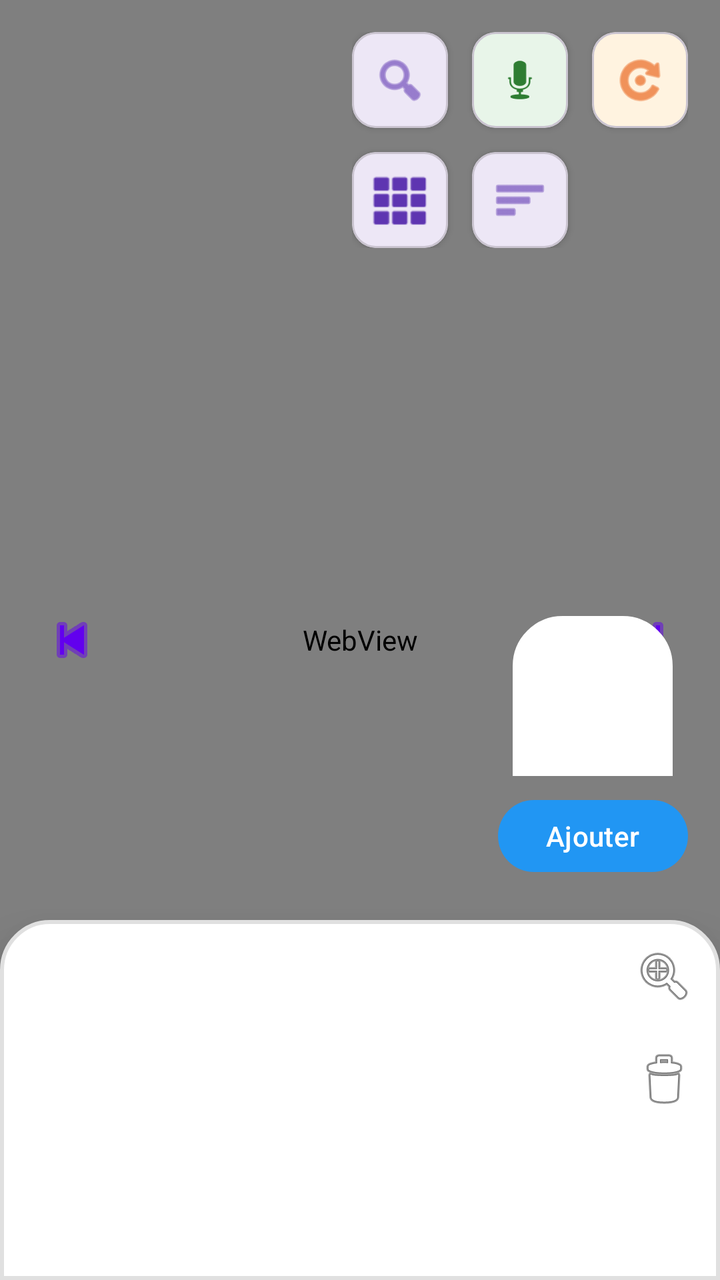
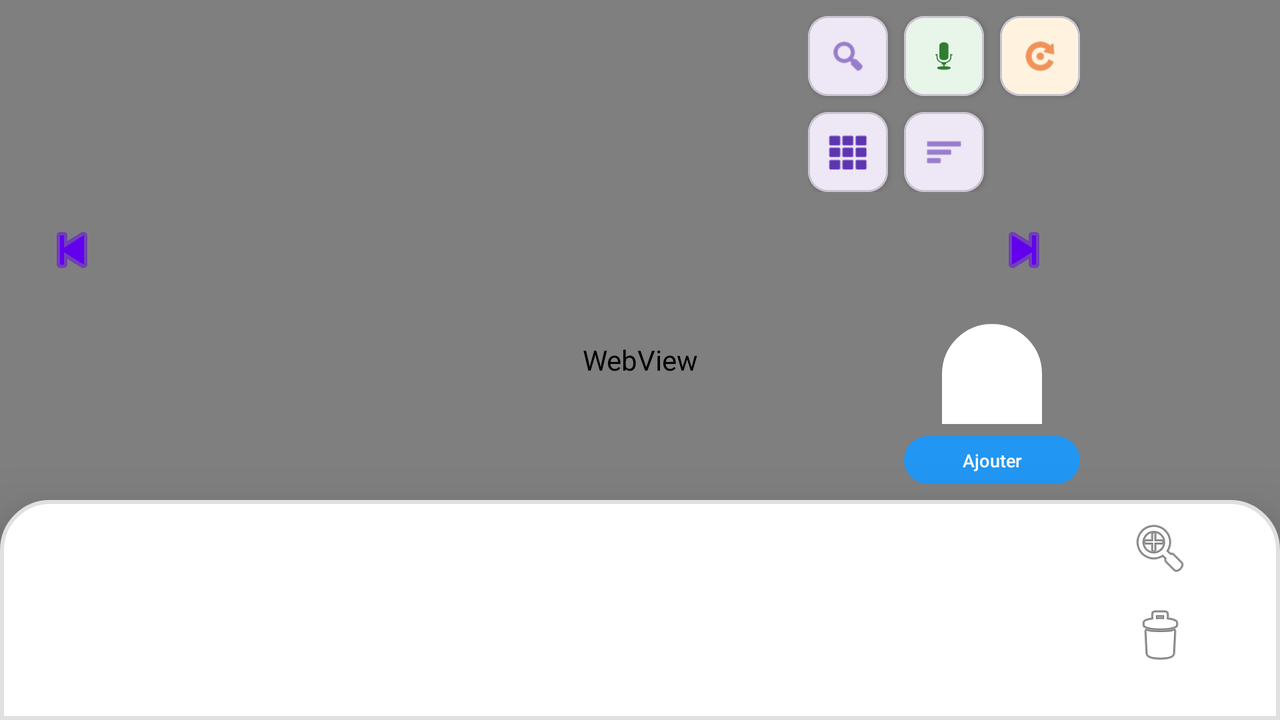

An Android layout and its configuration variant, each rendered on a device that would load it. The default file and the variant file are quoted in full after the pictures.
<!-- AndroidManifest.xml: application theme Theme.PictotreeApp -->
<!-- res/layout/dialog_tree_global_map.xml -->
<?xml version="1.0" encoding="utf-8"?>
<androidx.constraintlayout.widget.ConstraintLayout xmlns:android="http://schemas.android.com/apk/res/android"
    xmlns:app="http://schemas.android.com/apk/res-auto"
    xmlns:tools="http://schemas.android.com/tools"
    android:layout_width="match_parent"
    android:layout_height="match_parent"
    android:background="#FAFAFA">

    
    <WebView
        android:id="@+id/web_view_map"
        android:layout_width="match_parent"
        android:layout_height="match_parent" />

    
    <androidx.constraintlayout.widget.ConstraintLayout
        android:id="@+id/container_actions"
        android:layout_width="wrap_content"
        android:layout_height="wrap_content"
        android:layout_marginTop="16dp"
        android:layout_marginEnd="16dp"
        android:elevation="10dp"
        app:layout_constraintEnd_toEndOf="parent"
        app:layout_constraintTop_toTopOf="parent">

        <com.google.android.material.card.MaterialCardView android:id="@+id/card_search" android:layout_width="48dp" android:layout_height="48dp" app:cardCornerRadius="12dp" app:cardBackgroundColor="#EDE7F6" app:cardElevation="2dp"><ImageView android:layout_width="match_parent" android:layout_height="match_parent" android:padding="10dp" android:src="@android:drawable/ic_menu_search" app:tint="#5E35B1" /></com.google.android.material.card.MaterialCardView>
        <com.google.android.material.card.MaterialCardView android:id="@+id/card_speak" android:layout_width="48dp" android:layout_height="48dp" app:cardCornerRadius="12dp" app:cardBackgroundColor="#E8F5E9" app:cardElevation="2dp"><ImageView android:id="@+id/iv_speak_icon" android:layout_width="match_parent" android:layout_height="match_parent" android:padding="10dp" android:src="@android:drawable/ic_btn_speak_now" app:tint="#2E7D32" /></com.google.android.material.card.MaterialCardView>
        <com.google.android.material.card.MaterialCardView android:id="@+id/card_rotate" android:layout_width="48dp" android:layout_height="48dp" app:cardCornerRadius="12dp" app:cardBackgroundColor="#FFF3E0" app:cardElevation="2dp"><ImageView android:layout_width="match_parent" android:layout_height="match_parent" android:padding="10dp" android:src="@android:drawable/ic_menu_rotate" app:tint="#E65100" /></com.google.android.material.card.MaterialCardView>
        
        <com.google.android.material.card.MaterialCardView android:id="@+id/card_back_to_trees" android:layout_width="48dp" android:layout_height="48dp" app:cardCornerRadius="12dp" app:cardBackgroundColor="#EDE7F6" app:cardElevation="2dp"><ImageView android:layout_width="match_parent" android:layout_height="match_parent" android:padding="10dp" android:src="@android:drawable/ic_dialog_dialer" app:tint="#5E35B1" /></com.google.android.material.card.MaterialCardView>
        <com.google.android.material.card.MaterialCardView android:id="@+id/btn_back_to_nav" android:layout_width="48dp" android:layout_height="48dp" app:cardCornerRadius="12dp" app:cardBackgroundColor="#EDE7F6" app:cardElevation="2dp"><ImageView android:id="@+id/iv_eye_nav" android:layout_width="match_parent" android:layout_height="match_parent" android:padding="10dp" android:src="@android:drawable/ic_menu_sort_by_size" app:tint="#5E35B1" /></com.google.android.material.card.MaterialCardView>

        <androidx.constraintlayout.helper.widget.Flow
            android:id="@+id/flow_treant_land"
            android:layout_width="wrap_content"
            android:layout_height="wrap_content"
            app:flow_wrapMode="aligned"
            app:flow_maxElementsWrap="3"
            app:flow_horizontalGap="12dp"
            app:flow_verticalGap="12dp"
            app:constraint_referenced_ids="card_search,card_speak,card_rotate,card_back_to_trees,btn_back_to_nav"
            app:layout_constraintTop_toTopOf="parent"
            app:layout_constraintEnd_toEndOf="parent" />
    </androidx.constraintlayout.widget.ConstraintLayout>

    
    <LinearLayout
        android:id="@+id/panel_selection_preview"
        android:layout_width="wrap_content"
        android:layout_height="wrap_content"
        android:orientation="vertical"
        android:gravity="center"
        android:layout_marginEnd="16dp" 
        android:layout_marginBottom="200dp"
        android:elevation="12dp"
        app:layout_constraintBottom_toBottomOf="parent"
        app:layout_constraintEnd_toEndOf="parent">
        <ImageView android:id="@+id/iv_selection_preview" android:layout_width="80dp" android:layout_height="80dp" android:background="@drawable/rounded_bottom_sheet" android:backgroundTint="#FFFFFF" android:padding="4dp" android:scaleType="centerInside" android:visibility="gone" tools:visibility="visible" tools:src="@drawable/ic_launcher_foreground" />
        <com.google.android.material.button.MaterialButton android:id="@+id/btn_add_to_basket" android:layout_width="wrap_content" android:layout_height="44dp" android:layout_marginTop="8dp" android:text="Ajouter" android:textAllCaps="false" app:cornerRadius="22dp" />
    </LinearLayout>

    
    <ImageButton android:id="@+id/btn_prev_tree" android:layout_width="56dp" android:layout_height="56dp" android:layout_marginStart="8dp" android:background="?android:attr/selectableItemBackgroundBorderless" android:src="@android:drawable/ic_media_previous" app:tint="#6200EE" android:elevation="4dp" app:layout_constraintBottom_toBottomOf="parent" app:layout_constraintStart_toStartOf="parent" app:layout_constraintTop_toTopOf="parent" />
    <ImageButton android:id="@+id/btn_next_tree" android:layout_width="56dp" android:layout_height="56dp" android:layout_marginEnd="8dp" android:background="?android:attr/selectableItemBackgroundBorderless" android:src="@android:drawable/ic_media_next" app:tint="#6200EE" android:elevation="4dp" app:layout_constraintBottom_toBottomOf="parent" app:layout_constraintEnd_toEndOf="parent" app:layout_constraintTop_toTopOf="parent" />

    <androidx.constraintlayout.widget.ConstraintLayout
        android:id="@+id/panel_phrase"
        android:layout_width="match_parent"
        android:layout_height="180dp"
        android:background="@drawable/rounded_bottom_sheet"
        android:elevation="16dp"
        app:layout_constraintBottom_toBottomOf="parent">
        
        
        <androidx.recyclerview.widget.RecyclerView 
            android:id="@+id/rv_phrase" 
            android:layout_width="0dp" 
            android:layout_height="0dp" 
            android:layout_marginTop="8dp" 
            android:layout_marginBottom="8dp" 
            android:clipToPadding="false" 
            android:paddingHorizontal="16dp" 
            android:orientation="horizontal" 
            app:layout_constraintTop_toTopOf="parent" 
            app:layout_constraintBottom_toBottomOf="parent" 
            app:layout_constraintStart_toStartOf="parent" 
            app:layout_constraintEnd_toEndOf="parent" 
            tools:listitem="@layout/item_phrase_picto" />

        
        <ImageButton 
            android:id="@+id/btn_fullscreen_phrase" 
            android:layout_width="48dp" 
            android:layout_height="48dp" 
            android:layout_margin="4dp" 
            android:padding="8dp" 
            android:background="?attr/selectableItemBackgroundBorderless" 
            android:src="@android:drawable/ic_menu_zoom" 
            android:elevation="25dp" 
            app:layout_constraintTop_toTopOf="parent" 
            app:layout_constraintEnd_toEndOf="parent" />

        <ImageButton 
            android:id="@+id/btn_clear_phrase" 
            android:layout_width="48dp" 
            android:layout_height="48dp" 
            android:layout_margin="4dp" 
            android:background="?attr/selectableItemBackgroundBorderless" 
            android:src="@android:drawable/ic_menu_delete" 
            android:elevation="25dp" 
            app:layout_constraintTop_toBottomOf="@id/btn_fullscreen_phrase" 
            app:layout_constraintEnd_toEndOf="parent" />

    </androidx.constraintlayout.widget.ConstraintLayout>

</androidx.constraintlayout.widget.ConstraintLayout>
<!-- resources referenced by this layout -->
<resources>
  <!-- drawable rounded_bottom_sheet (drawable) -->
  <?xml version="1.0" encoding="utf-8"?>
  <shape xmlns:android="http://schemas.android.com/apk/res/android"
      android:shape="rectangle">
      <solid android:color="#FFFFFF" />
      <corners
          android:topLeftRadius="24dp"
          android:topRightRadius="24dp" />
      <stroke
          android:width="2dp"
          android:color="#E0E0E0" />
  </shape>
  <style name="Theme.PictotreeApp" parent="Base.Theme.PictotreeApp" />
  <style name="Base.Theme.PictotreeApp" parent="Theme.Material3.Light.NoActionBar">
          
          <item name="colorPrimary">@color/primary_color</item>
          <item name="colorOnPrimary">@color/white</item>
          <item name="colorPrimaryContainer">@color/primary_color</item>
          <item name="colorOnPrimaryContainer">@color/white</item>
      </style>
  <color name="primary_color">#2196F3</color>
  <color name="white">#FFFFFFFF</color>
</resources>
<!-- res/layout-land/dialog_tree_global_map.xml (the repository's variant of the layout above) -->
<!-- drawn on the phone turned sideways -->
<?xml version="1.0" encoding="utf-8"?>
<androidx.constraintlayout.widget.ConstraintLayout xmlns:android="http://schemas.android.com/apk/res/android"
    xmlns:app="http://schemas.android.com/apk/res-auto"
    xmlns:tools="http://schemas.android.com/tools"
    android:layout_width="match_parent"
    android:layout_height="match_parent"
    android:background="#FAFAFA">

    
    <WebView
        android:id="@+id/web_view_map"
        android:layout_width="match_parent"
        android:layout_height="match_parent" />

    
    <androidx.constraintlayout.widget.ConstraintLayout
        android:id="@+id/container_actions"
        android:layout_width="wrap_content"
        android:layout_height="wrap_content"
        android:layout_marginTop="8dp"
        android:layout_marginEnd="100dp" 
        android:elevation="15dp"
        app:layout_constraintEnd_toEndOf="parent"
        app:layout_constraintTop_toTopOf="parent">

        <com.google.android.material.card.MaterialCardView android:id="@+id/card_search" android:layout_width="40dp" android:layout_height="40dp" app:cardCornerRadius="10dp" app:cardBackgroundColor="#EDE7F6" app:cardElevation="2dp"><ImageView android:layout_width="match_parent" android:layout_height="match_parent" android:padding="10dp" android:src="@android:drawable/ic_menu_search" app:tint="#5E35B1" /></com.google.android.material.card.MaterialCardView>
        <com.google.android.material.card.MaterialCardView android:id="@+id/card_speak" android:layout_width="40dp" android:layout_height="40dp" app:cardCornerRadius="10dp" app:cardBackgroundColor="#E8F5E9" app:cardElevation="2dp"><ImageView android:id="@+id/iv_speak_icon" android:layout_width="match_parent" android:layout_height="match_parent" android:padding="10dp" android:src="@android:drawable/ic_btn_speak_now" app:tint="#2E7D32" /></com.google.android.material.card.MaterialCardView>
        <com.google.android.material.card.MaterialCardView android:id="@+id/card_rotate" android:layout_width="40dp" android:layout_height="40dp" app:cardCornerRadius="10dp" app:cardBackgroundColor="#FFF3E0" app:cardElevation="2dp"><ImageView android:id="@+id/iv_menu_rotate" android:layout_width="match_parent" android:layout_height="match_parent" android:padding="10dp" android:src="@android:drawable/ic_menu_rotate" app:tint="#E65100" /></com.google.android.material.card.MaterialCardView>
        <com.google.android.material.card.MaterialCardView android:id="@+id/card_back_to_trees" android:layout_width="40dp" android:layout_height="40dp" app:cardCornerRadius="10dp" app:cardBackgroundColor="#EDE7F6" app:cardElevation="2dp"><ImageView android:layout_width="match_parent" android:layout_height="match_parent" android:padding="10dp" android:src="@android:drawable/ic_dialog_dialer" app:tint="#5E35B1" /></com.google.android.material.card.MaterialCardView>
        <com.google.android.material.card.MaterialCardView android:id="@+id/btn_back_to_nav" android:layout_width="40dp" android:layout_height="40dp" app:cardCornerRadius="10dp" app:cardBackgroundColor="#EDE7F6" app:cardElevation="2dp"><ImageView android:id="@+id/iv_eye_nav" android:layout_width="match_parent" android:layout_height="match_parent" android:padding="10dp" android:src="@android:drawable/ic_menu_sort_by_size" app:tint="#5E35B1" /></com.google.android.material.card.MaterialCardView>

        <androidx.constraintlayout.helper.widget.Flow
            android:id="@+id/flow_treant_land"
            android:layout_width="wrap_content"
            android:layout_height="wrap_content"
            app:flow_wrapMode="aligned"
            app:flow_maxElementsWrap="3"
            app:flow_horizontalGap="8dp"
            app:flow_verticalGap="8dp"
            app:constraint_referenced_ids="card_search,card_speak,card_rotate,card_back_to_trees,btn_back_to_nav"
            app:layout_constraintTop_toTopOf="parent"
            app:layout_constraintEnd_toEndOf="parent" />
    </androidx.constraintlayout.widget.ConstraintLayout>

    
    <LinearLayout
        android:id="@+id/panel_selection_preview"
        android:layout_width="wrap_content"
        android:layout_height="wrap_content"
        android:orientation="vertical"
        android:gravity="center"
        android:layout_marginEnd="100dp" 
        android:layout_marginBottom="4dp"
        android:elevation="15dp"
        app:layout_constraintBottom_toTopOf="@id/panel_phrase"
        app:layout_constraintEnd_toEndOf="parent">
        <ImageView android:id="@+id/iv_selection_preview" android:layout_width="50dp" android:layout_height="50dp" android:background="@drawable/rounded_bottom_sheet" android:backgroundTint="#FFFFFF" android:padding="4dp" android:scaleType="centerInside" android:visibility="gone" tools:visibility="visible" tools:src="@drawable/ic_launcher_foreground" />
        <com.google.android.material.button.MaterialButton android:id="@+id/btn_add_to_basket" android:layout_width="wrap_content" android:layout_height="32dp" android:layout_marginTop="2dp" android:text="Ajouter" android:textSize="9sp" android:textAllCaps="false" app:cornerRadius="16dp" />
    </LinearLayout>

    <androidx.constraintlayout.widget.ConstraintLayout
        android:id="@+id/panel_phrase"
        android:layout_width="match_parent"
        android:layout_height="110dp"
        android:background="@drawable/rounded_bottom_sheet"
        android:elevation="20dp"
        app:layout_constraintBottom_toBottomOf="parent">
        
        
        <androidx.recyclerview.widget.RecyclerView 
            android:id="@+id/rv_phrase" 
            android:layout_width="0dp" 
            android:layout_height="match_parent" 
            android:layout_marginTop="4dp" 
            android:layout_marginBottom="4dp" 
            android:clipToPadding="false" 
            android:paddingHorizontal="24dp" 
            android:orientation="horizontal" 
            app:layout_constraintTop_toTopOf="parent" 
            app:layout_constraintBottom_toBottomOf="parent" 
            app:layout_constraintStart_toStartOf="parent" 
            app:layout_constraintEnd_toEndOf="parent" 
            tools:listitem="@layout/item_phrase_picto" />

        
        <ImageButton 
            android:id="@+id/btn_fullscreen_phrase" 
            android:layout_width="40dp" 
            android:layout_height="40dp"
            android:layout_marginTop="4dp"
            android:layout_marginStart="4dp"
            android:layout_marginBottom="4dp"
            android:layout_marginEnd="40dp"
            android:padding="8dp" 
            android:background="?attr/selectableItemBackgroundBorderless" 
            android:src="@android:drawable/ic_menu_zoom" 
            android:elevation="25dp" 
            app:layout_constraintTop_toTopOf="parent" 
            app:layout_constraintEnd_toEndOf="parent" />
        
        <ImageButton 
            android:id="@+id/btn_clear_phrase" 
            android:layout_width="40dp" 
            android:layout_height="40dp"
            android:layout_marginTop="4dp"
            android:layout_marginStart="4dp"
            android:layout_marginBottom="4dp"
            android:layout_marginEnd="40dp"
            android:padding="8dp" 
            android:background="?attr/selectableItemBackgroundBorderless" 
            android:src="@android:drawable/ic_menu_delete" 
            android:elevation="25dp" 
            app:layout_constraintTop_toBottomOf="@id/btn_fullscreen_phrase" 
            app:layout_constraintEnd_toEndOf="parent" />

    </androidx.constraintlayout.widget.ConstraintLayout>

    
    <ImageButton android:id="@+id/btn_prev_tree" android:layout_width="56dp" android:layout_height="56dp" android:layout_marginStart="8dp" android:background="?android:attr/selectableItemBackgroundBorderless" android:src="@android:drawable/ic_media_previous" app:tint="#6200EE" android:elevation="22dp" app:layout_constraintBottom_toTopOf="@id/panel_phrase" app:layout_constraintStart_toStartOf="parent" app:layout_constraintTop_toTopOf="parent" />
    <ImageButton android:id="@+id/btn_next_tree" android:layout_width="56dp" android:layout_height="56dp" android:layout_marginEnd="100dp" android:background="?android:attr/selectableItemBackgroundBorderless" android:src="@android:drawable/ic_media_next" app:tint="#6200EE" android:elevation="22dp" app:layout_constraintBottom_toTopOf="@id/panel_phrase" app:layout_constraintEnd_toEndOf="parent" app:layout_constraintTop_toTopOf="parent" />

</androidx.constraintlayout.widget.ConstraintLayout>
